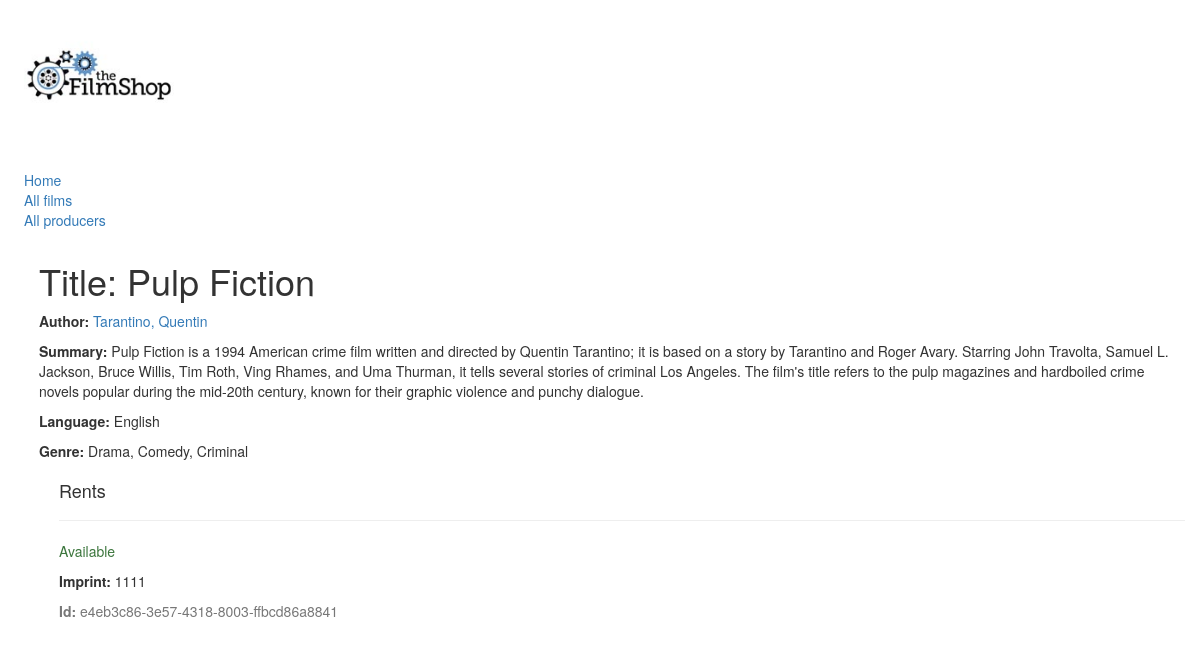
Screenshot of /catalog/film/1/ with the database file from the repository.
### catalog/models.py (models this page shows, shortened)
class Film(models.Model):
    title = models.CharField(max_length=200)
    producer = models.ForeignKey('Producer', on_delete=models.SET_NULL, null=True)
    summary = models.TextField(max_length=1000, help_text="Enter a brief description of the film")
    genre = models.ManyToManyField(Genre, help_text="Select a genre for this film")
    language = models.ForeignKey('Language', on_delete=models.SET_NULL, null=True)
    def display_genre(self):
        """
                        Creates a string for the Genre. This is required to display genre in Admin.
                        """
        return ','.join([genre.name for genre in self.genre.all()[:3]])
    display_genre.short_description = 'Genre'

class Producer(models.Model):
        first_name = models.CharField(max_length=100)
        last_name = models.CharField(max_length=100)
        date_of_birth = models.DateField(null=True, blank=True)
        date_of_death = models.DateField('Died', null=True, blank=True)
        def __str__(self):
            return '{0}, {1}'.format(self.last_name, self.first_name)

class Language(models.Model):
        name = models.CharField(max_length=200,
                                help_text="Enter the film's natural language (e.g. English, French, Japanese etc.)")
        def __str__(self):
            return self.name

class Genre(models.Model):
    name = models.CharField(max_length=200, help_text="Enter a book genre (e.g. Science Fiction, French Poetry etc.)")
    def __str__(self):
        return self.name

class FilmRent(models.Model):
    id = models.UUIDField(primary_key=True, default=uuid.uuid4,
                          help_text="Unique ID for this particular film across whole cinema")
    film = models.ForeignKey('Film', on_delete=models.SET_NULL, null=True)
    imprint = models.CharField(max_length=200)
    due_back = models.DateField(null=True, blank=True)
    LOAN_STATUS = (
        ('m', 'Maintenance'),
        ('o', 'On loan'),
        ('a', 'Available'),
        ('r', 'Reserved'),
    )
    status = models.CharField(max_length=1, choices=LOAN_STATUS, blank=True, default='m', help_text='Film availability')
    class Meta:
        ordering = ["due_back"]

### catalog/views.py (the view)
# urls.py: path('film/<int:pk>/', views.FilmDetailView.as_view(), name = 'film-detail' ), #Обобщенный класс отображения подробной
class FilmDetailView(generic.DetailView):
    model = Film

### templates/catalog/film_detail.html (shortened to what this page needs)
{% extends "base_generic.html" %}
{% block content %}
  <h1>Title: {{ film.title }}</h1>
  <p><strong>Author:</strong> <a href="{% url 'producer-detail' film.producer.pk %}">{{ film.producer }}</a></p>
  <p><strong>Summary:</strong> {{ film.summary }}</p>
  <p><strong>Language:</strong> {{ film.language }}</p>
  <p><strong>Genre:</strong> {% for genre in film.genre.all %} {{ genre }}{% if not forloop.last %}, {% endif %}{% endfor %}</p>
  <div style="margin-left:20px;margin-top:20px">
    <h4>Rents</h4>
    {% for rent in film.filmrent_set.all %}
    <hr>
    <p class="{% if rent.status == 'a' %}text-success{% elif rent.status == 'd' %}text-danger{% else %}text-warning{% endif %}">{{ rent.get_status_display }}</p>
    <p><strong>Imprint:</strong> {{rent.imprint}}</p>
    <p class="text-muted"><strong>Id:</strong> {{rent.id}}</p>
    {% endfor %}
  </div>
{% endblock %}

### templates/base_generic.html (shortened to what this page needs)
<!DOCTYPE html>
<html lang="en">
<head>
  <link rel="stylesheet" href="https://maxcdn.bootstrapcdn.com/bootstrap/3.3.7/css/bootstrap.min.css">
  {% load static %}
  <link rel="stylesheet" href="{% static 'css/styles.css' %}">
    </head>
<body>
<div class="wrapper">
    <div class="left-content">
        <img src="{% static 'img/fimshoplogo.jpg' %}" alt="logo" style="width:150px;height:150px" />
        {% block sidebar %}
      <ul class="sidebar-nav">
          <li><a href="{% url 'index' %}">Home</a></li>
          <li><a href="{% url 'films' %}">All films</a></li>
          <li><a href="{% url 'producers' %}">All producers</a></li>
      </ul>
     {% endblock %}
    </div>
    <div class="right-content">
        <div class="container-fluid">
    <div class="row">
      <div class="col-sm-2">
      </div>
      <div class="col-sm-12 ">
      {% block content %}{% endblock %}
      </div>
    </div>
</div>
    </div>
</div>
</body>
</html>

### static/css/styles.css (style rules this page uses)
.wrapper { display: flex; flex-wrap: wrap; }
.left-content { margin-left: 2%; }
.right-content { margin-left: 2%; }
.sidebar-nav { margin-top: 20px; padding: 0; list-style: none; }

### rows the page displays
Film: title "Pulp Fiction", producer "Tarantino, Quentin", summary "Pulp Fiction is a 1994 American crime film written and directed by Quentin Tarantino; it is based on a story by Tarantino and Roger Avary. Starring John Travolta, Samuel L. Jackson, Bruce Willis, Tim Roth, Ving Rhames, and Uma Thurman, it tells several stories of criminal Los Angeles. The film's title refers to the pulp magazines and hardboiled crime novels popular during the mid-20th century, known for their graphic violence and punchy dialogue.", language "English"
Genre: name "Drama"
Genre: name "Comedy"
Genre: name "Criminal"
FilmRent: status "Available", imprint "1111", id "e4eb3c86-3e57-4318-8003-ffbcd86a8841"
